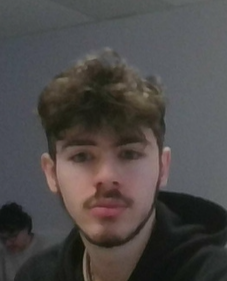
#> input picture Défi 2 - Exos/JordanCoubeh.png, 227 x 281 px
$ python histogram.py
#> lines starting #> are read from the running program, lines starting #| are printed output that depends on the picture
#> further down, img is the input picture: shape (281, 227, 3); mean B, G, R 71.9, 73.2, 77
import cv2 as cv
import numpy as np

def compute_histogram_ng(img, nb_classes):
#> called with nb_classes = 256
    assert len(img.shape) == 3

    hauteur, largeur = 512, 1024
    max_intensity = 256.0

    colors = [(255, 0, 0), (0, 255, 0), (0, 0, 255)] # Bleu, Vert, Rouge
    channels = [0, 1, 2] # Canaux B, G, R

    histograms = []

    for c in channels:
        hist = cv.calcHist(images=[img], channels=[c], mask=None,
                           histSize=[nb_classes], ranges=[0.0, max_intensity])

        hist = cv.normalize(hist, hist, alpha=0, beta=1, norm_type=cv.NORM_MINMAX).flatten()
        histograms.append(hist)
#> after the loop, histograms = 3 items

    max_val = np.max([h.max() for h in histograms])
#> max_val = 1

    print("\nAffichage séparé (Histogramme par canal) :")
    for c, hist in enumerate(histograms):
        img_hist_sep = np.zeros((hauteur, largeur), dtype=np.uint8)
        color = colors[c]

        for h_val in range(nb_classes):
            p1 = (int(h_val * largeur / nb_classes), hauteur)
            p2 = (int((h_val + 1) * largeur / nb_classes),
                  int(hauteur - (hist[h_val] / max_val) * hauteur))

            cv.rectangle(img_hist_sep, p1, p2, (255), -1)
            cv.rectangle(img_hist_sep, p1, p2, (127), 1)

        cv.imshow(f"Hist. Canal {c} ({'B' if c==0 else ('G' if c==1 else 'R')})", img_hist_sep)
#> this loop made 3 passes
#> color on passes 1 to 3: (255, 0, 0), (0, 255, 0), (0, 0, 255)
#> pass 1, in compute_histogram_ng, `cv.imshow(f"Hist. Canal {c} ({'B' if c==0 else ('G' if c==1 else 'R')}..`:
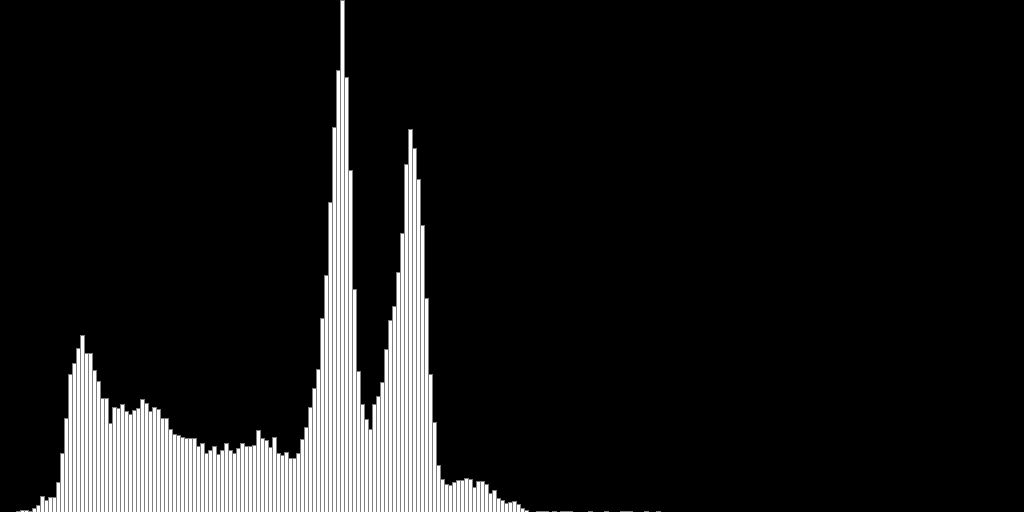
#> window 'Hist. Canal 0 (B)': shape (512, 1024); min 0, max 255, mean 23.3
#> pass 2, in compute_histogram_ng, `cv.imshow(f"Hist. Canal {c} ({'B' if c==0 else ('G' if c==1 else 'R')}..`:
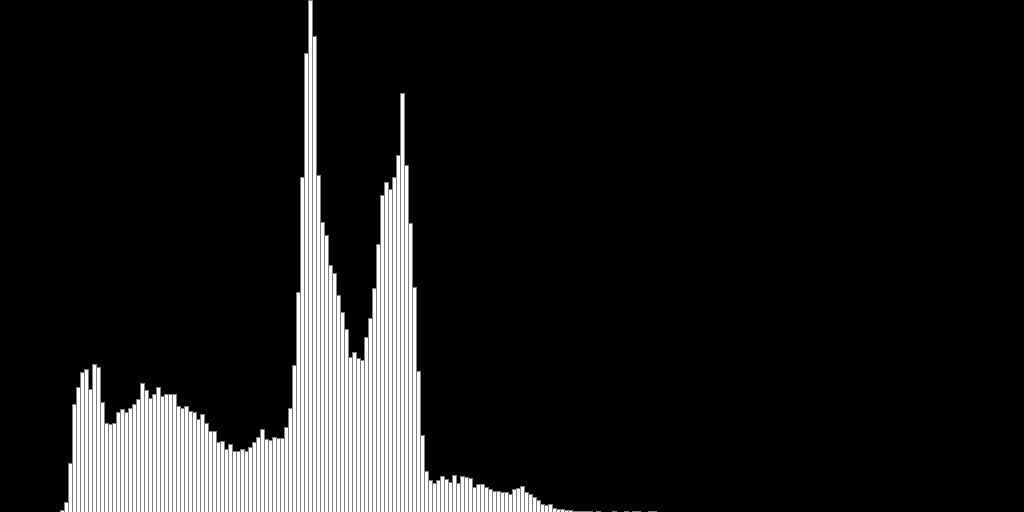
#> window 'Hist. Canal 1 (G)': shape (512, 1024); min 0, max 255, mean 25.7
#> after the loop:
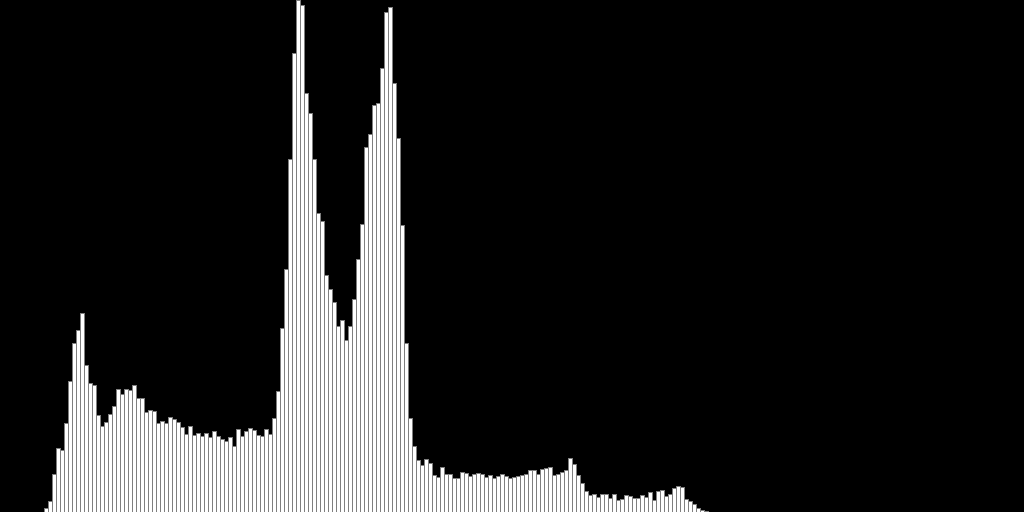
#> img_hist_sep: shape (512, 1024); min 0, max 255, mean 31.3

    img_hist_superposed = np.zeros((hauteur, largeur, 3), dtype=np.uint8)

    print("Affichage superposé (Courbes de Contour) :")

    for c, hist in enumerate(histograms):
        color = colors[c]

        points = np.zeros((nb_classes, 1, 2), dtype=np.int32)

        for h_val in range(nb_classes):
            x = int((h_val * largeur / nb_classes) + (largeur / nb_classes / 2))

            y = int(hauteur - (hist[h_val] * hauteur))

            points[h_val] = (x, y)


        cv.polylines(img_hist_superposed, [points], False, color, 1)
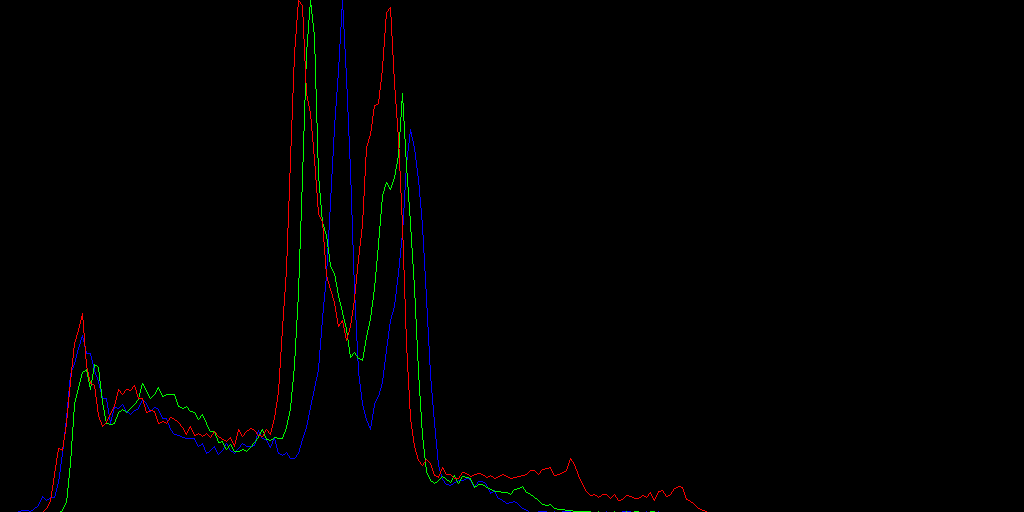
#> img_hist_superposed: shape (512, 1024, 3); mean of channels 0, 1, 2 1, 1, 1.2; drawn as B, G, R

    cv.imshow("Histogramme Couleur Superposé", img_hist_superposed)


img = cv.imread("JordanCoubeh.png")

compute_histogram_ng(img, 256)

cv.waitKey(0)
cv.destroyAllWindows()
